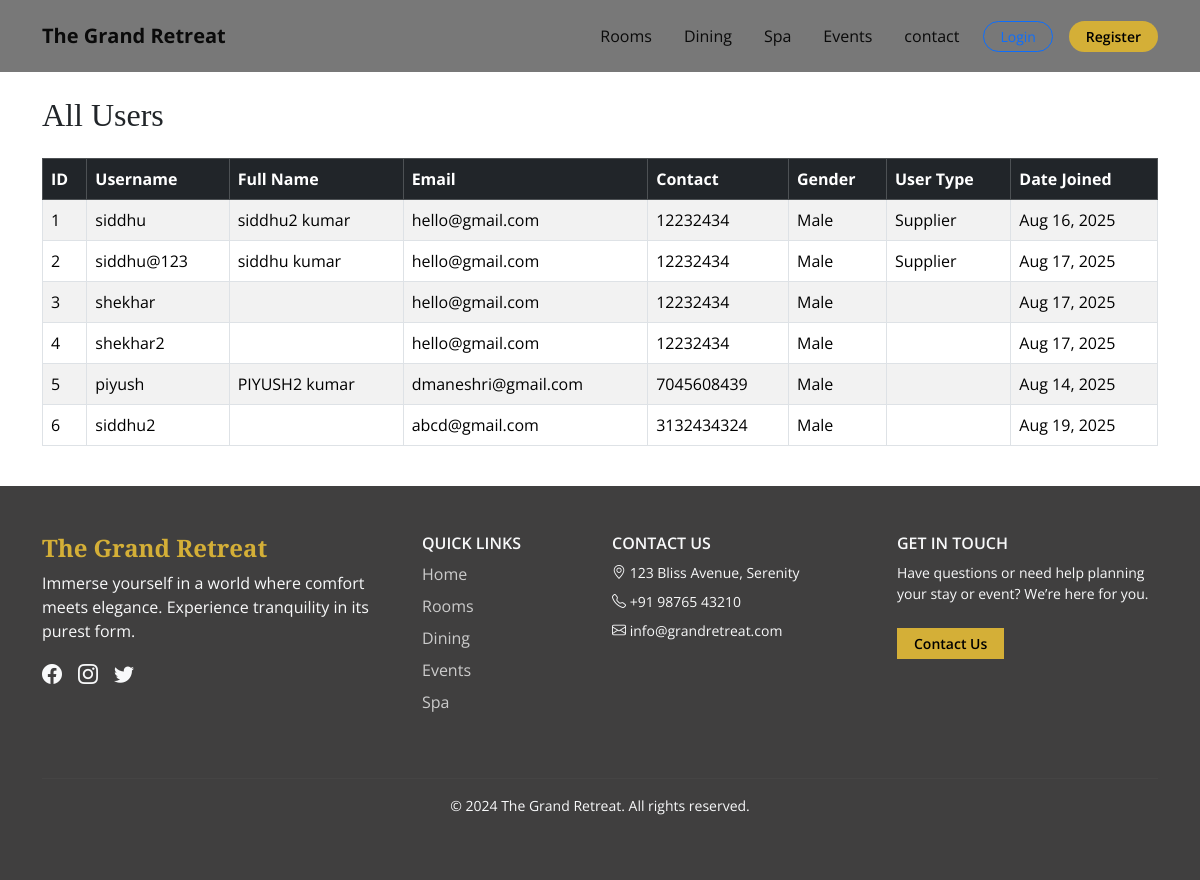
/accounts/users/, run on an earlier commit of the app's database.
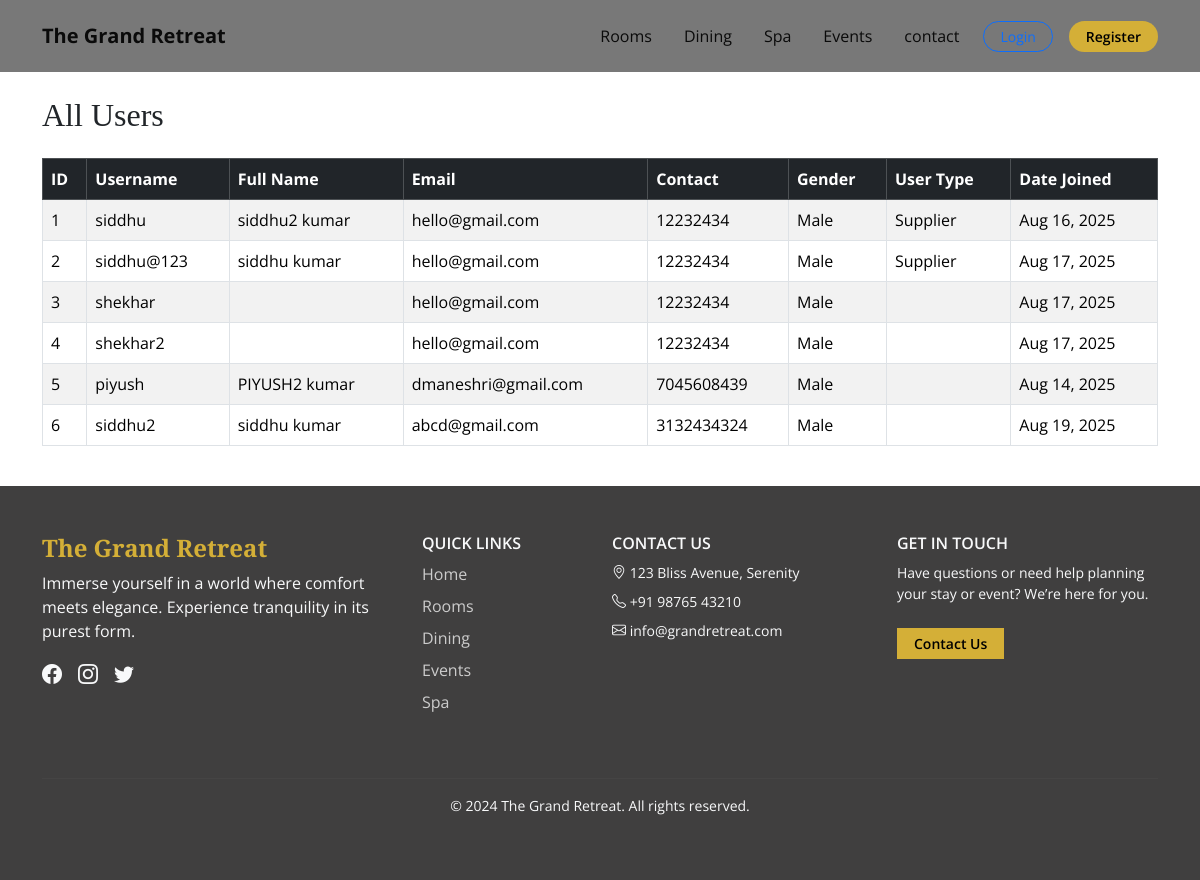
And on a later commit of the database.
### accounts/models.py (models this page shows)
class User(AbstractUser):
    name = models.CharField(max_length=255, null=True, blank=True)
    contact = models.CharField(max_length=13)
    gender = models.CharField(max_length=3, choices=(('M',"male"),('f',"female"),('o',"other"),('N/A',"don't want to mention")))
    user = models.CharField(max_length=1, choices=(
        ("s","supplier"),
        ("c","customer")
    ))

### accounts/views.py (the view)
# urls.py: path('users/', UserListView.as_view(), name='user_list'),
class UserListView(ListView):
    model = User
    template_name = 'user_list.html'  # Create this template
    context_object_name = 'users'

### accounts/templates/user_list.html (shortened to what this page needs)
{% extends 'base.html' %}
{% block content %}
<div class="container py-4">
    <h2 class="mb-4">All Users</h2>
    <table class="table table-bordered table-striped">
        <thead class="table-dark">
            <tr>
                <th>ID</th>
                <th>Username</th>
                <th>Full Name</th>
                <th>Email</th>
                <th>Contact</th>
                <th>Gender</th>
                <th>User Type</th>
                <th>Date Joined</th>
            </tr>
        </thead>
        <tbody>
            {% for user in users %}
                <tr>
                    <td>{{ user.id }}</td>
                    <td>{{ user.username }}</td>
                    <td>{{ user.name|default:user.get_full_name }}</td>
                    <td>{{ user.email }}</td>
                    <td>{{ user.contact }}</td>
                    <td>
                        {% if user.gender == 'M' %}
                            Male
                        {% elif user.gender == 'f' %}
                            Female
                        {% elif user.gender == 'o' %}
                            Other
                        {% else %}
                            Prefer not to say
                        {% endif %}
                    </td>
                    <td>
                        {% if user.user == 's' %}
                            Supplier
                        {% elif user.user == 'c' %}
                            Customer
                        {% endif %}
                    </td>
                    <td>{{ user.date_joined|date:"M d, Y" }}</td>
                </tr>
            {% endfor %}
        </tbody>
    </table>
</div>
{% endblock %}

What changed in the data, as far as the page shows it:
changed User "siddhu2": name (not shown) → "siddhu kumar"
